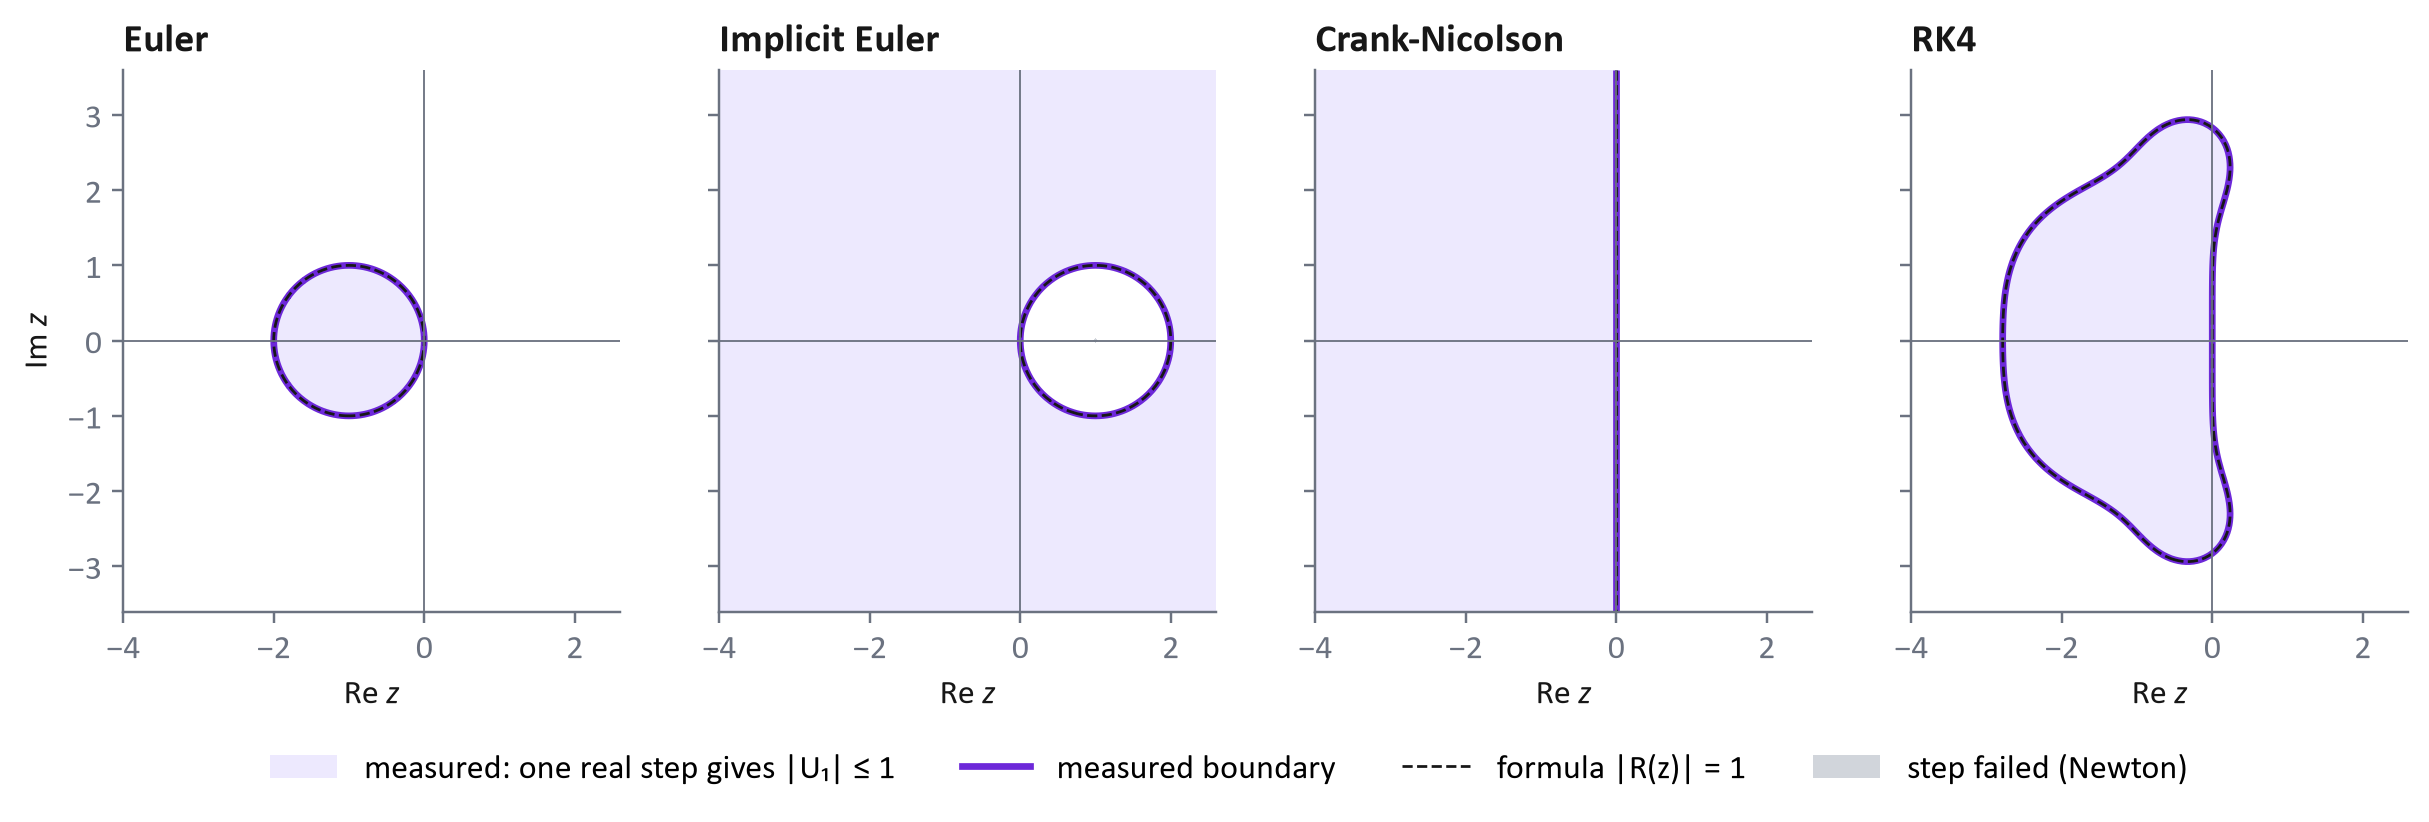

Python code for this plot:
"""Regiones de estabilidad obtenidas EJECUTANDO los esquemas del motor, no con la formula de R(z).

Metodo (el de Stability_Region en jahrWork/MUSE_orbits_S1): un paso de tamano dt = 1 sobre el problema test
dU/dt = lambda U desde U0 = 1; el modulo del resultado es |R(z)| con z = lambda.

Nuestro Newton trabaja en reales, asi que lambda = a + i b se escribe como el sistema real equivalente
        dU/dt = A U,   A = [[a, -b], [b, a]],   U0 = (1, 0)
Toda funcion racional de A tiene la misma forma, de modo que |U1| = |R(z)| exactamente.

Esquemas que se ejecutan:
  Euler, RK4            -> active/numerical_engine/temporal_schemes.py
  Crank-Nicolson        -> el paso que usa la GUI (PEI1/PEI1.py, Newton con el Jacobiano exacto F.jacobian)
  Euler implicito       -> temporal_schemes.Euler_implicit (Newton con Jacobiano por DIFERENCIAS FINITAS)

Ejecutar desde la raiz del repositorio:  python presentacion/figuras/regiones_numericas.py
"""
import os
import sys

os.environ["MPLBACKEND"] = "Agg"
raiz = os.path.abspath(os.path.join(os.path.dirname(__file__), "..", ".."))
sys.path.insert(0, raiz)

import json
import warnings
from numpy import array, linspace, zeros, full, nan, isfinite, abs, nanmax, sqrt
from numpy.linalg import norm
import matplotlib.pyplot as plt

from active.numerical_engine.temporal_schemes import Euler, RK4, Euler_implicit
from active.numerical_engine.Estabilidad import stability_function
from active.space_physics.eje_intermedio import Linear_eigenvalues
from PEI1.PEI1 import metodos

import estilo

salida = os.path.dirname(__file__)
esquemas = [("Euler", Euler, "Euler"),
            ("Implicit Euler", Euler_implicit, "Euler_implicit"),
            ("Crank-Nicolson", metodos["Crank-Nicolson"], "Crank_Nicolson"),
            ("RK4", RK4, "RK4")]


def problema_test(a, b):
    A = array([[a, -b], [b, a]])
    def F(U, t):
        return A @ U
    F.jacobian = lambda U, t: A
    return F


def amplificacion_numerica(esquema, x, y):
    """|U1| tras UN paso real del esquema; nan donde el paso no se puede dar (Newton falla, sistema singular)."""
    rho = full((len(y), len(x)), nan)
    for j, b in enumerate(y):
        for i, a in enumerate(x):
            try:
                with warnings.catch_warnings():
                    warnings.simplefilter("ignore")
                    U1 = esquema(array([1., 0.]), 1., 0., problema_test(a, b))
            except (ArithmeticError, RuntimeError, SystemExit, ValueError):
                continue
            if isfinite(U1).all():
                rho[j, i] = norm(U1)
    return rho


x = linspace(-4.0, 2.6, 133)
y = linspace(-3.6, 3.6, 145)
X, Y = x[None, :], y[:, None]

resultados = {}
fig, ejes = plt.subplots(1, 4, figsize=(13.4, 3.9), sharey=True)
for ax, (titulo, esquema, nombre) in zip(ejes, esquemas):
    rho = amplificacion_numerica(esquema, x, y)
    exacta = abs(stability_function(nombre, X + 1j*Y))
    dentro = isfinite(rho) & (rho < 50)
    diferencia = nanmax(abs(rho[dentro] - exacta[dentro]) / exacta[dentro])
    fallos = int((~isfinite(rho)).sum())
    resultados[titulo] = dict(max_rel_diff=float(diferencia), failed_points=fallos, points=int(rho.size))

    estilo.region(ax, x, y, rho, exacta)
    ax.set_title(titulo, loc="left")
    ax.set_xlabel(r"Re $z$")
    print(f"{titulo:15s} max |rho_num - |R|| / |R| = {diferencia:.2e}   failed steps: {fallos}/{rho.size}")
ejes[0].set_ylabel(r"Im $z$")
estilo.leyenda_regiones(fig)
fig.savefig(os.path.join(salida, "regiones_numericas.png"), dpi=220)
fig.savefig(os.path.join(salida, "regiones_numericas.pdf"))

# ---------------------------------------------------------------- el problema dentro de las regiones
# Autovalores z = lambda dt del solido rigido para el caso por defecto de la GUI
I, Omega, dt = (1., 2., 3.), 1., 0.02
z = {eje: Linear_eigenvalues(I, eje, Omega) * dt for eje in range(3)}
z_q = 0.5 * Omega * dt
resultados["rigid_body_default"] = dict(
    I=I, Omega=Omega, dt=dt,
    z_axis={str(eje): [str(v) for v in z[eje]] for eje in z},
    z_quaternion=f"±{z_q:.4g}i",
    rk4_dt_max_axis1=float(2*sqrt(2) / abs(z[0][0]) * dt),
    rk4_dt_max_axis3=float(2*sqrt(2) / abs(z[2][0]) * dt))

y_im = linspace(0, 3.2, 400)
fig2, ax2 = plt.subplots(figsize=(6.2, 3.6))
estilo.eje_imaginario(ax2, y_im, {t: abs(stability_function(n, 1j*y_im)) for t, _, n in esquemas})
fig2.savefig(os.path.join(salida, "eje_imaginario.png"), dpi=220)
fig2.savefig(os.path.join(salida, "eje_imaginario.pdf"))

with open(os.path.join(salida, "regiones_numericas.json"), "w", encoding="utf-8") as f:
    json.dump(resultados, f, indent=2)
print(json.dumps(resultados["rigid_body_default"], indent=2))
